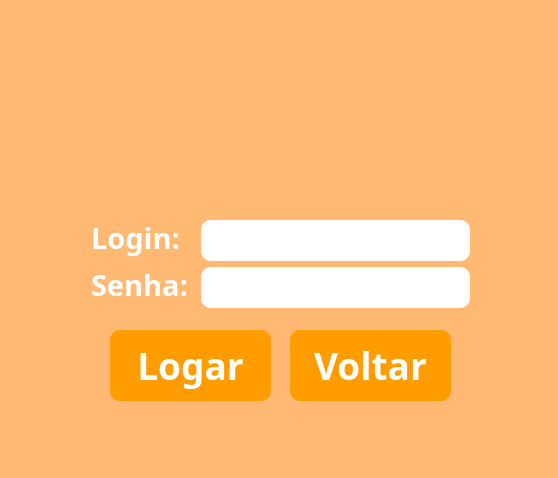
<?xml version="1.0" encoding="UTF-8"?>
<ui version="4.0">
 <class>MainWindow</class>
 <widget class="QMainWindow" name="MainWindow">
  <property name="geometry">
   <rect>
    <x>0</x>
    <y>0</y>
    <width>558</width>
    <height>478</height>
   </rect>
  </property>
  <property name="windowTitle">
   <string>MainWindow</string>
  </property>
  <property name="styleSheet">
   <string notr="true">background-color: rgb(255, 185, 114)</string>
  </property>
  <widget class="QWidget" name="centralwidget">
   <widget class="QLabel" name="label_2">
    <property name="geometry">
     <rect>
      <x>70</x>
      <y>10</y>
      <width>421</width>
      <height>191</height>
     </rect>
    </property>
    <property name="font">
     <font>
      <family>Ebrima</family>
      <pointsize>30</pointsize>
     </font>
    </property>
    <property name="text">
     <string/>
    </property>
    <property name="pixmap">
     <pixmap>../../../../Downloads/Joana Game (1).png</pixmap>
    </property>
    <property name="alignment">
     <set>Qt::AlignCenter</set>
    </property>
   </widget>
   <widget class="QLabel" name="label">
    <property name="geometry">
     <rect>
      <x>91</x>
      <y>220</y>
      <width>93</width>
      <height>36</height>
     </rect>
    </property>
    <property name="font">
     <font>
      <family>League Spartan</family>
      <pointsize>22</pointsize>
      <weight>75</weight>
      <bold>true</bold>
     </font>
    </property>
    <property name="styleSheet">
     <string notr="true">color: rgb(255, 255, 255);
</string>
    </property>
    <property name="text">
     <string>Login:</string>
    </property>
   </widget>
   <widget class="QLabel" name="label_3">
    <property name="geometry">
     <rect>
      <x>91</x>
      <y>267</y>
      <width>104</width>
      <height>36</height>
     </rect>
    </property>
    <property name="font">
     <font>
      <family>League Spartan</family>
      <pointsize>22</pointsize>
      <weight>75</weight>
      <bold>true</bold>
     </font>
    </property>
    <property name="styleSheet">
     <string notr="true">color: rgb(255, 255, 255);</string>
    </property>
    <property name="text">
     <string>Senha:</string>
    </property>
   </widget>
   <widget class="QLineEdit" name="lineLog">
    <property name="geometry">
     <rect>
      <x>201</x>
      <y>220</y>
      <width>269</width>
      <height>41</height>
     </rect>
    </property>
    <property name="font">
     <font>
      <pointsize>22</pointsize>
     </font>
    </property>
    <property name="styleSheet">
     <string notr="true">background-color: rgb(255, 255, 255);
border-radius: 10px;
</string>
    </property>
    <property name="alignment">
     <set>Qt::AlignCenter</set>
    </property>
   </widget>
   <widget class="QLineEdit" name="linePass">
    <property name="geometry">
     <rect>
      <x>201</x>
      <y>267</y>
      <width>269</width>
      <height>41</height>
     </rect>
    </property>
    <property name="font">
     <font>
      <pointsize>22</pointsize>
     </font>
    </property>
    <property name="styleSheet">
     <string notr="true">background-color: rgb(255, 255, 255);
border-color: rgb(0, 0, 0);
border-radius: 10px;</string>
    </property>
    <property name="echoMode">
     <enum>QLineEdit::Password</enum>
    </property>
    <property name="alignment">
     <set>Qt::AlignCenter</set>
    </property>
   </widget>
   <widget class="QPushButton" name="BTlog1">
    <property name="geometry">
     <rect>
      <x>110</x>
      <y>330</y>
      <width>161</width>
      <height>71</height>
     </rect>
    </property>
    <property name="font">
     <font>
      <family>League Spartan</family>
      <pointsize>28</pointsize>
      <weight>75</weight>
      <bold>true</bold>
     </font>
    </property>
    <property name="styleSheet">
     <string notr="true">background-color: rgb(255, 157, 0);
color: rgb(255, 255, 255);
border-radius: 10px;
</string>
    </property>
    <property name="text">
     <string>Logar</string>
    </property>
   </widget>
   <widget class="QPushButton" name="BTback">
    <property name="geometry">
     <rect>
      <x>290</x>
      <y>330</y>
      <width>161</width>
      <height>71</height>
     </rect>
    </property>
    <property name="font">
     <font>
      <family>League Spartan</family>
      <pointsize>28</pointsize>
      <weight>75</weight>
      <bold>true</bold>
     </font>
    </property>
    <property name="styleSheet">
     <string notr="true">background-color: rgb(255, 157, 0);
color: rgb(255, 255, 255);
border-radius: 10px;</string>
    </property>
    <property name="text">
     <string>Voltar</string>
    </property>
   </widget>
  </widget>
  <widget class="QMenuBar" name="menubar">
   <property name="geometry">
    <rect>
     <x>0</x>
     <y>0</y>
     <width>558</width>
     <height>21</height>
    </rect>
   </property>
  </widget>
  <widget class="QStatusBar" name="statusbar"/>
 </widget>
 <resources/>
 <connections/>
</ui>
